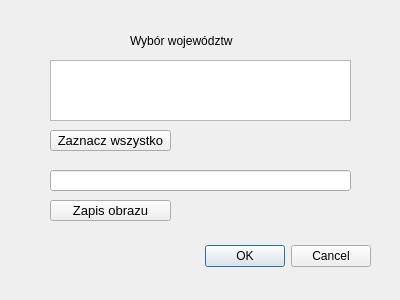
<?xml version="1.0" encoding="UTF-8"?>
<ui version="4.0">
 <class>PogodaDialogBase</class>
 <widget class="QDialog" name="PogodaDialogBase">
  <property name="geometry">
   <rect>
    <x>0</x>
    <y>0</y>
    <width>400</width>
    <height>300</height>
   </rect>
  </property>
  <property name="windowTitle">
   <string>Prognoza pogody</string>
  </property>
  <widget class="QDialogButtonBox" name="button_box">
   <property name="geometry">
    <rect>
     <x>30</x>
     <y>240</y>
     <width>341</width>
     <height>32</height>
    </rect>
   </property>
   <property name="orientation">
    <enum>Qt::Horizontal</enum>
   </property>
   <property name="standardButtons">
    <set>QDialogButtonBox::Cancel|QDialogButtonBox::Ok</set>
   </property>
  </widget>
  <widget class="QListWidget" name="lista">
   <property name="geometry">
    <rect>
     <x>50</x>
     <y>60</y>
     <width>301</width>
     <height>61</height>
    </rect>
   </property>
   <property name="selectionMode">
    <enum>QAbstractItemView::ExtendedSelection</enum>
   </property>
  </widget>
  <widget class="QLabel" name="label">
   <property name="geometry">
    <rect>
     <x>130</x>
     <y>30</y>
     <width>141</width>
     <height>21</height>
    </rect>
   </property>
   <property name="text">
    <string>Wybór województw</string>
   </property>
  </widget>
  <widget class="QPushButton" name="przycisk">
   <property name="geometry">
    <rect>
     <x>50</x>
     <y>130</y>
     <width>121</width>
     <height>21</height>
    </rect>
   </property>
   <property name="font">
    <font>
     <pointsize>10</pointsize>
    </font>
   </property>
   <property name="text">
    <string>Zaznacz wszystko</string>
   </property>
  </widget>
  <widget class="QLineEdit" name="linia">
   <property name="geometry">
    <rect>
     <x>50</x>
     <y>170</y>
     <width>301</width>
     <height>21</height>
    </rect>
   </property>
   <property name="autoFillBackground">
    <bool>true</bool>
   </property>
  </widget>
  <widget class="QPushButton" name="przycisk_2">
   <property name="geometry">
    <rect>
     <x>50</x>
     <y>200</y>
     <width>121</width>
     <height>21</height>
    </rect>
   </property>
   <property name="font">
    <font>
     <pointsize>10</pointsize>
    </font>
   </property>
   <property name="text">
    <string>Zapis obrazu</string>
   </property>
  </widget>
 </widget>
 <resources/>
 <connections>
  <connection>
   <sender>button_box</sender>
   <signal>accepted()</signal>
   <receiver>PogodaDialogBase</receiver>
   <slot>accept()</slot>
   <hints>
    <hint type="sourcelabel">
     <x>20</x>
     <y>20</y>
    </hint>
    <hint type="destinationlabel">
     <x>20</x>
     <y>20</y>
    </hint>
   </hints>
  </connection>
  <connection>
   <sender>button_box</sender>
   <signal>rejected()</signal>
   <receiver>PogodaDialogBase</receiver>
   <slot>reject()</slot>
   <hints>
    <hint type="sourcelabel">
     <x>20</x>
     <y>20</y>
    </hint>
    <hint type="destinationlabel">
     <x>20</x>
     <y>20</y>
    </hint>
   </hints>
  </connection>
 </connections>
</ui>
